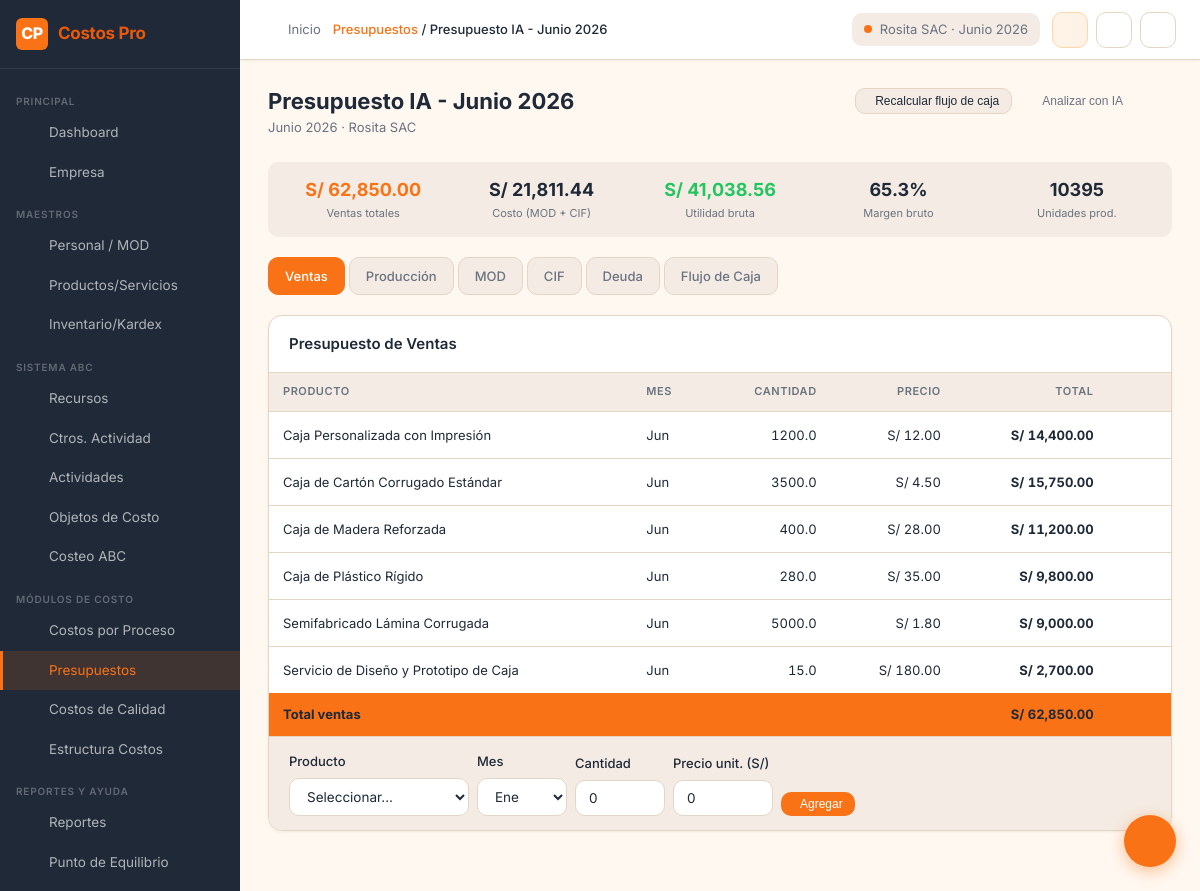
Screenshot of /budgets/1 (signed in) with the database file from the repository.
### tables this page shows
CREATE TABLE budgets (
    id INTEGER PRIMARY KEY AUTOINCREMENT,
    company_id INTEGER NOT NULL,
    period_id INTEGER NOT NULL,
    name TEXT NOT NULL,
    status TEXT DEFAULT 'borrador',
    -- Totales calculados
    total_sales REAL DEFAULT 0,
    total_production_cost REAL DEFAULT 0,
    total_operating_expenses REAL DEFAULT 0,
    gross_profit REAL DEFAULT 0,
    net_income REAL DEFAULT 0,
    total_investment REAL DEFAULT 0,
    notes TEXT,
    created_at DATETIME DEFAULT CURRENT_TIMESTAMP,
    FOREIGN KEY (company_id) REFERENCES companies(id) ON DELETE CASCADE,
    FOREIGN KEY (period_id) REFERENCES periods(id)
);

CREATE TABLE budget_sales (
    id INTEGER PRIMARY KEY AUTOINCREMENT,
    budget_id INTEGER NOT NULL,
    product_id INTEGER,
    product_name TEXT NOT NULL,
    unit_id INTEGER,
    month INTEGER,               -- 1-12
    quantity REAL DEFAULT 0,
    unit_price REAL DEFAULT 0,
    total_sales REAL DEFAULT 0,
    growth_rate REAL DEFAULT 0,
    created_at DATETIME DEFAULT CURRENT_TIMESTAMP,
    FOREIGN KEY (budget_id) REFERENCES budgets(id) ON DELETE CASCADE,
    FOREIGN KEY (product_id) REFERENCES products_services(id),
    FOREIGN KEY (unit_id) REFERENCES units_of_measure(id)
);

### routes/budgets.py (the view)
@budgets_bp.route('/budgets/<int:bid>')
@login_required
@company_required
@module_required('budgets', write=False)
def detail(bid):
    company_id = session['company_id']
    budget = query_db("SELECT * FROM budgets WHERE id=? AND company_id=?",
                      (bid, company_id), one=True)
    if not budget:
        return redirect(url_for('budgets.index'))
    summary   = get_budget_summary(bid)
    sales     = query_db("SELECT * FROM budget_sales     WHERE budget_id=? ORDER BY month, product_name", (bid,))
    prod      = query_db("SELECT * FROM budget_production WHERE budget_id=? ORDER BY month, product_name", (bid,))
    labor     = query_db("SELECT * FROM budget_labor     WHERE budget_id=? ORDER BY month, position_name", (bid,))
    cif       = query_db("SELECT * FROM budget_cif       WHERE budget_id=? ORDER BY month, concept",       (bid,))
    debt      = query_db("SELECT * FROM budget_debt_service WHERE budget_id=? ORDER BY concept, month",    (bid,))
    cashflow  = query_db("SELECT * FROM budget_cashflow  WHERE budget_id=? ORDER BY month",                (bid,))
    products  = query_db("SELECT id, code, name FROM products_services WHERE company_id=? AND is_active=1 ORDER BY name", (company_id,))
    employees = query_db("SELECT id, code, full_name, labor_type, cost_per_hour FROM employees WHERE company_id=? AND is_active=1 ORDER BY full_name", (company_id,))
    return render_template('budgets/detail.html',
                           budget=budget, summary=summary,
                           sales=sales, prod=prod, labor=labor,
                           cif=cif, debt=debt, cashflow=cashflow,
                           products=products, employees=employees,
                           months=list(range(1, 13)))

### models/database.py (called while the page is built)
def get_db():
    if 'db' not in g:
        g.db = sqlite3.connect(
            current_app.config.get('DATABASE', DATABASE),
            detect_types=sqlite3.PARSE_DECLTYPES
        )
        g.db.row_factory = sqlite3.Row
        g.db.execute("PRAGMA foreign_keys = ON")
    return g.db

def query_db(query, args=(), one=False):
    cur = get_db().execute(query, args)
    rv = cur.fetchall()
    cur.close()
    return (rv[0] if rv else None) if one else rv

def execute_db(query, args=()):
    db = get_db()
    cur = db.execute(query, args)
    db.commit()
    return cur.lastrowid

### routes/dashboard.py (called while the page is built, shortened)
def login_required(f):
    @wraps(f)
    def decorated(*args, **kwargs):
        if 'user_id' not in session:
            return redirect(url_for('auth.login'))
        return f(*args, **kwargs)
    return decorated

def company_required(f):
    @wraps(f)
    def decorated(*args, **kwargs):
        if 'company_id' not in session:
            return redirect(url_for('companies.select'))
        return f(*args, **kwargs)
    return decorated

def module_required(module_key, write=False):
    def decorator(f):
        @wraps(f)
        def decorated(*args, **kwargs):
            role = session.get('user_role')
            if not role or role not in ('admin', 'editor', 'viewer', 'custom'):
                return f(*args, **kwargs)
        return decorated
    return decorator

### services/budget_service.py (called while the page is built)
def _safe(v):
    return float(v) if v else 0.0

### templates/budgets/detail.html (shortened to what this page needs)
{% extends 'base.html' %}
{% block breadcrumb %}<a href="{{ url_for('budgets.index') }}">Presupuestos</a> / {{ budget.name }}{% endblock %}
{% block content %}
<div class="page-header">
  <div>
    <h1 class="page-title">{{ budget.name }}</h1>
    <p class="page-subtitle">{{ current_period }} · {{ current_company }}</p>
  </div>
  <div class="page-actions">
    <button class="btn btn-secondary btn-sm" onclick="genCashflow()">
       Recalcular flujo de caja
    </button>
    <button class="btn btn-ghost btn-sm"
            onclick="CostosChatbox.sendQuick('Analiza el presupuesto: ventas S/ {{ summary.total_sales }}, costo S/ {{ summary.total_cost }}, utilidad S/ {{ summary.gross_profit }}. ¿Qué me recomendas?', 'presupuestos')">
       Analizar con IA
    </button>
    <form method="POST" action="{{ url_for('budgets.delete', bid=budget.id) }}" style="display:inline">
      <button type="submit" class="btn btn-ghost btn-sm" data-confirm="¿Eliminar este presupuesto?">
      </button>
    </form>
  </div>
</div>
<div class="summary-bar">
  <div class="summary-item">
    <div class="val" style="color:var(--primary)">{{ summary.total_sales | currency }}</div>
    <div class="lbl">Ventas totales</div>
  </div>
  <div class="summary-item">
    <div class="val">{{ summary.total_cost | currency }}</div>
    <div class="lbl">Costo (MOD + CIF)</div>
  </div>
  <div class="summary-item">
    <div class="val" style="color:{{ 'var(--success)' if summary.gross_profit > 0 else 'var(--danger)' }}">
      {{ summary.gross_profit | currency }}
    </div>
    <div class="lbl">Utilidad bruta</div>
  </div>
  <div class="summary-item">
    <div class="val">{{ summary.margin_pct }}%</div>
    <div class="lbl">Margen bruto</div>
  </div>
  <div class="summary-item">
    <div class="val">{{ summary.total_prod_units | int }}</div>
    <div class="lbl">Unidades prod.</div>
  </div>
</div>
<div class="budget-tabs">
  {% for tid, tlabel in [('ventas','Ventas'),('produccion','Producción'),('labor','MOD'),('cif','CIF'),('deuda','Deuda'),('flujo','Flujo de Caja')] %}
  <a class="btab {% if loop.first %}active{% endif %}" href="#{{ tid }}" onclick="showTab('{{ tid }}')">
    {{ tlabel }}
  </a>
  {% endfor %}
</div>
<div id="ventas" class="budget-section active">
  <div class="card">
    <div class="card-header">
      <span class="card-title"> Presupuesto de Ventas</span>
    </div>
    {% if sales %}
    <div class="table-wrap">
      <table class="table" style="font-size:13px">
        <thead><tr><th>Producto</th><th>Mes</th><th class="number">Cantidad</th><th class="number">Precio</th><th class="number">Total</th><th></th></tr></thead>
        <tbody>
          {% for s in sales %}
          <tr>
            <td>{{ s.product_name }}</td>
            <td>{{ ['','Ene','Feb','Mar','Abr','May','Jun','Jul','Ago','Sep','Oct','Nov','Dic'][s.month] }}</td>
            <td class="number">{{ s.quantity }}</td>
            <td class="number">{{ s.unit_price | currency }}</td>
            <td class="number"><strong>{{ s.total_sales | currency }}</strong></td>
            <td>
              <form method="POST" action="{{ url_for('budgets.delete_sale', bid=budget.id, sid=s.id) }}" style="display:inline">
                <button type="submit" class="btn btn-ghost btn-sm btn-icon" data-confirm="¿Eliminar?"></button>
              </form>
            </td>
          </tr>
          {% endfor %}
        </tbody>
        <tfoot>
          <tr style="background:var(--primary);color:#fff;font-weight:700">
            <td colspan="4">Total ventas</td>
            <td class="number">{{ summary.total_sales | currency }}</td>
            <td></td>
          </tr>
        </tfoot>
      </table>
    </div>
    {% endif %}
    <div class="card-footer">
      <form method="POST" action="{{ url_for('budgets.add_sale', bid=budget.id) }}" style="display:flex;gap:8px;flex-wrap:wrap;align-items:flex-end">
        <div class="form-group mb-0">
          <label class="form-label">Producto</label>
          <select name="product_id" class="form-control" style="width:180px"
                  onchange="this.form.product_name.value = this.options[this.selectedIndex].text.split('—')[1]?.trim() || ''">
            <option value="">Seleccionar...</option>
          </select>
        </div>
        <div class="form-group mb-0"><label class="form-label">Mes</label>
          <select name="month" class="form-control month-select">
            {% for m in months %}<option value="{{ m }}">{{ ['','Ene','Feb','Mar','Abr','May','Jun','Jul','Ago','Sep','Oct','Nov','Dic'][m] }}</option>{% endfor %}
          </select>
        </div>
        <div class="form-group mb-0"><label class="form-label">Cantidad</label><input type="number" name="quantity" class="form-control" style="width:90px" step="0.001" min="0" value="0"></div>
        <div class="form-group mb-0"><label class="form-label">Precio unit. (S/)</label><input type="number" name="unit_price" class="form-control" style="width:100px" step="0.01" min="0" value="0"></div>
        <button type="submit" class="btn btn-primary btn-sm"> Agregar</button>
      </form>
    </div>
  </div>
</div>
{% endblock %}

### static/css/main.css (style rules this page uses)
:root { --bg-primary: #FFF8F1; --bg-secondary: #F4ECE4; --bg-card: #FFFFFF; --bg-dark: #1F2937; --bg-dark-hover: #374151; --primary: #F97316; --primary-hover: #EA580C; --primary-light: #FED7AA; --primary-xlight: #FFF3E8; --text-primary: #1F2937; --text-secondary: #6B7280; --text-light: #9CA3AF; --text-on-dark: #F9FAFB; --text-on-primary:#FFFFFF; --success: #22C55E; --success-bg: #DCFCE7; --success-text: #166534; --warning: #FACC15; --warning-bg: #FEF9C3; --warning-text: #854D0E; --danger: #DC2626; --danger-bg: #FEE2E2; --danger-text: #991B1B; --info: #3B82F6; --info-bg: #DBEAFE; --info-text: #1E40AF; --border: #E5D5C5; --border-focus: #F97316; --shadow-sm: 0 1px 3px rgba(0,0,0,0.06); --shadow-md: 0 4px 12px rgba(0,0,0,0.08); --shadow-lg: 0 8px 24px rgba(0,0,0,0.10); --radius-sm: 6px; --radius-md: 10px; --radius-lg: 14px; --radius-xl: 20px; --sidebar-width: 240px; --sidebar-collapsed: 64px; --topbar-height: 60px; --font-sans: 'Inter', -apple-system, BlinkMacSystemFont, 'Segoe UI', sans-serif; --font-mono: 'JetBrains Mono', 'Fira Code', monospace; }
*, *::before, *::after { box-sizing: border-box; margin: 0; padding: 0; }
html { font-size: 15px; scroll-behavior: smooth; }
body { font-family: var(--font-sans); background: var(--bg-primary); color: var(--text-primary); line-height: 1.6; min-height: 100vh; }
a { color: var(--primary); text-decoration: none; }
.page-header { display: flex; align-items: flex-start; justify-content: space-between; margin-bottom: 24px; gap: 16px; }
.page-title { font-size: 22px; font-weight: 700; color: var(--text-primary); line-height: 1.2; }
.page-subtitle { font-size: 13px; color: var(--text-secondary); margin-top: 3px; }
.page-actions { display: flex; gap: 10px; align-items: center; flex-shrink: 0; }
.card { background: var(--bg-card); border: 1px solid var(--border); border-radius: var(--radius-lg); box-shadow: var(--shadow-sm); overflow: hidden; }
.card-header { padding: 16px 20px; border-bottom: 1px solid var(--border); display: flex; align-items: center; justify-content: space-between; gap: 12px; }
.card-title { font-size: 15px; font-weight: 600; color: var(--text-primary); }
.card-footer { padding: 14px 20px; border-top: 1px solid var(--border); background: var(--bg-secondary); }
.table-wrap { overflow-x: auto; }
.table { width: 100%; border-collapse: collapse; font-size: 13.5px; }
.table th { background: var(--bg-secondary); color: var(--text-secondary); font-size: 11px; font-weight: 600; text-transform: uppercase; letter-spacing: 0.05em; padding: 10px 14px; text-align: left; border-bottom: 1px solid var(--border); white-space: nowrap; }
.table td { padding: 11px 14px; border-bottom: 1px solid var(--border); color: var(--text-primary); vertical-align: middle; }
.table tr:last-child td { border-bottom: none; }
.table .number { text-align: right; font-variant-numeric: tabular-nums; }
.btn { display: inline-flex; align-items: center; gap: 7px; padding: 9px 18px; border-radius: var(--radius-md); font-size: 13.5px; font-weight: 500; cursor: pointer; border: none; transition: all 0.15s; text-decoration: none; line-height: 1; white-space: nowrap; }
.btn-primary { background: var(--primary); color: #fff; }
.btn-secondary { background: var(--bg-secondary); color: var(--text-primary); border: 1px solid var(--border); }
.btn-ghost { background: transparent; color: var(--text-secondary); border: 1px solid transparent; }
.btn-sm { padding: 6px 12px; font-size: 12px; }
.btn-icon { padding: 8px; }
.form-group { margin-bottom: 18px; }
.form-label { display: block; font-size: 13px; font-weight: 500; color: var(--text-primary); margin-bottom: 6px; }
.form-control { width: 100%; padding: 9px 13px; border: 1px solid var(--border); border-radius: var(--radius-md); font-size: 13.5px; font-family: var(--font-sans); background: var(--bg-card); color: var(--text-primary); transition: border-color 0.15s, box-shadow 0.15s; outline: none; }
.form-control::placeholder { color: var(--text-light); }
select.form-control { cursor: pointer; }
.mb-0 { margin-bottom: 0; }

### rows the page displays
budgets: name "Presupuesto IA - Junio 2026"
budget_sales: product_name "Caja Personalizada con Impresión", month "Jun", quantity "1200.0", unit_price "S/ 12.00", total_sales "S/ 14,400.00"
budget_sales: product_name "Caja de Cartón Corrugado Estándar", month "Jun", quantity "3500.0", unit_price "S/ 4.50", total_sales "S/ 15,750.00"
budget_sales: product_name "Caja de Madera Reforzada", month "Jun", quantity "400.0", unit_price "S/ 28.00", total_sales "S/ 11,200.00"
budget_sales: product_name "Caja de Plástico Rígido", month "Jun", quantity "280.0", unit_price "S/ 35.00", total_sales "S/ 9,800.00"
budget_sales: product_name "Semifabricado Lámina Corrugada", month "Jun", quantity "5000.0", unit_price "S/ 1.80", total_sales "S/ 9,000.00"
budget_sales: product_name "Servicio de Diseño y Prototipo de Caja", month "Jun", quantity "15.0", unit_price "S/ 180.00", total_sales "S/ 2,700.00"

### other values shown
{{ current_company }} "Rosita SAC"
{{ current_period }} "Junio 2026"
{{ summary.total_sales | currency }} "S/ 62,850.00"
{{ summary.total_cost | currency }} "S/ 21,811.44"
{{ summary.gross_profit | currency }} "S/ 41,038.56"
{{ summary.margin_pct }} "65.3"
{{ summary.total_prod_units | int }} "10395"
{{ tlabel }} "Ventas" "Producción" "MOD" "CIF" "Deuda" "Flujo de Caja"
form field month "Ene"
